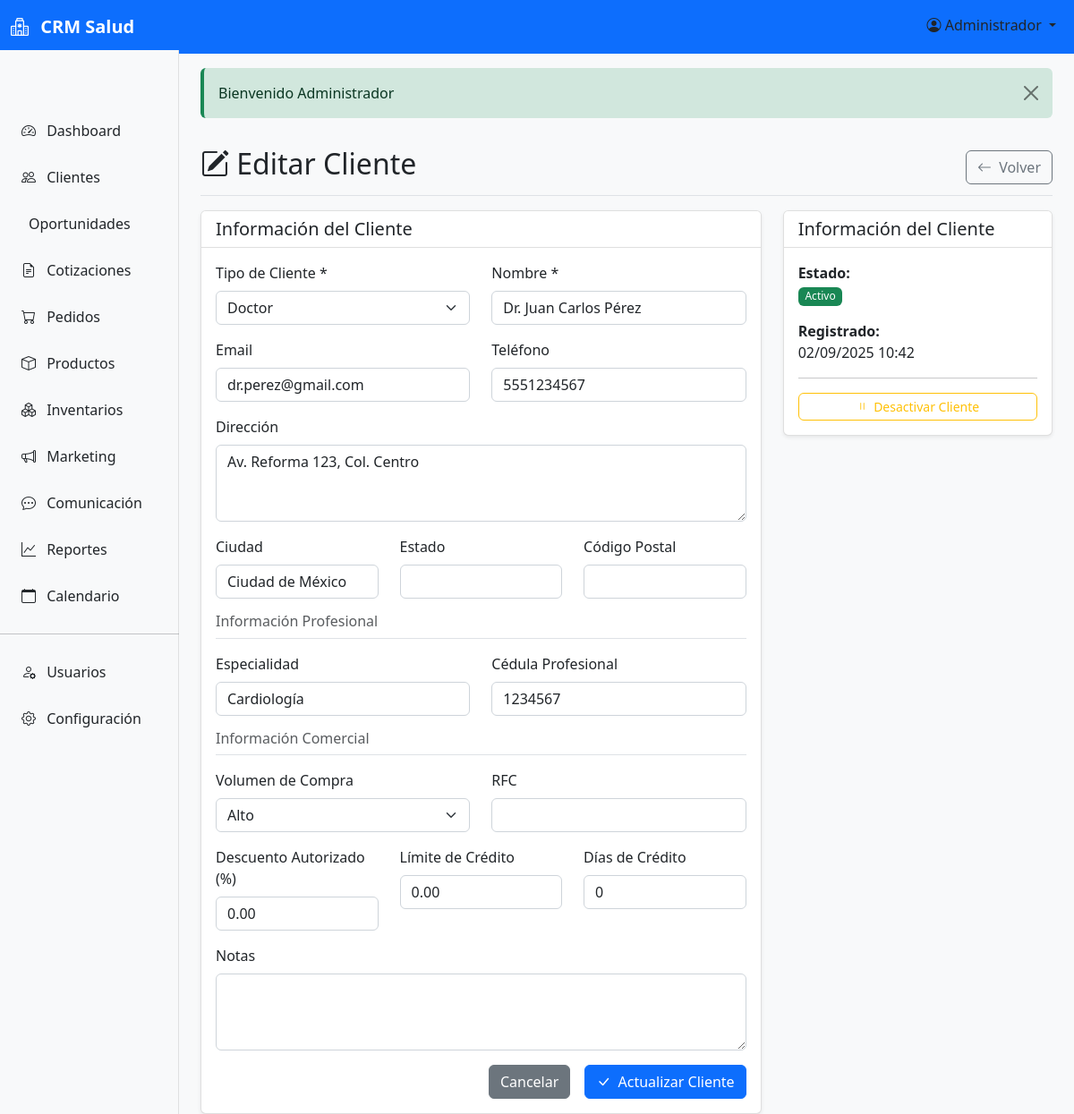
/clientes/edit/1 (signed in), run on the app's committed database.
### tables this page shows
CREATE TABLE `clientes` (
  `id` int(11) NOT NULL AUTO_INCREMENT,
  `tipo` enum('doctor','farmacia','hospital') NOT NULL,
  `nombre` varchar(150) NOT NULL,
  `email` varchar(100) NULL,
  `telefono` varchar(20) NULL,
  `direccion` text NULL,
  `ciudad` varchar(100) NULL,
  `estado` varchar(100) NULL,
  `codigo_postal` varchar(10) NULL,
  `especialidad` varchar(100) NULL,
  `cedula_profesional` varchar(50) NULL,
  `rfc` varchar(20) NULL,
  `volumen_compra` enum('bajo','medio','alto') DEFAULT 'medio',
  `descuento_autorizado` decimal(5,2) DEFAULT 0.00,
  `limite_credito` decimal(12,2) DEFAULT 0.00,
  `dias_credito` int(11) DEFAULT 0,
  `activo` tinyint(1) NOT NULL DEFAULT 1,
  `notas` text NULL,
  `created_at` timestamp NOT NULL DEFAULT current_timestamp(),
  `updated_at` timestamp NOT NULL DEFAULT current_timestamp() ON UPDATE current_timestamp(),
  PRIMARY KEY (`id`),
  KEY `tipo` (`tipo`),
  KEY `ciudad` (`ciudad`),
  KEY `especialidad` (`especialidad`)
);

### controllers/ClientesController.php (called while the page is built, shortened)
<?php
require_once 'core/BaseController.php';
class ClientesController extends BaseController {
    private $clienteModel;
    public function __construct() {
        $this->clienteModel = new Cliente();
    }
    public function edit($id) {
        $cliente = $this->clienteModel->find($id);
        $this->view('clientes/edit', [
            'title' => 'Editar Cliente',
            'cliente' => $cliente,
            'tiposCliente' => TIPOS_CLIENTE,
            'flashMessages' => $this->getFlashMessages()
        ]);
    }
}
?>

### core/Router.php (called while the page is built, shortened)
<?php
class Router {
    private $action = 'index';
    private $params = [];
    private function parseUrl() {
        $url = $_SERVER['REQUEST_URI'] ?? '/';
        $basePath = parse_url(BASE_URL, PHP_URL_PATH);
        if ($basePath && strpos($url, $basePath) === 0) {
            $url = substr($url, strlen($basePath));
        }
        $url = strtok($url, '?');
        $url = trim($url, '/');
        if (!empty($url)) {
            $urlParts = explode('/', $url);
            if (isset($urlParts[1])) {
                $this->action = $urlParts[1];
            }
            $this->params = array_slice($urlParts, 2);
        }
    }
    public function dispatch() {
        $controllerInstance = new $this->controller();
        call_user_func_array([$controllerInstance, $this->action], $this->params);
    }
}
?>

### index.php (called while the page is built, shortened)
<?php
require_once 'config/database.php';
$router = new Router();
$router->dispatch();
?>

### config/database.php (called while the page is built, shortened)
<?php
class Database {
    private static $instance = null;
    private $connection;
    private function __construct() {
        try {
            $dsn = "mysql:host=" . DB_HOST . ";dbname=" . DB_NAME . ";charset=" . DB_CHARSET;
            $this->connection = new PDO($dsn, DB_USER, DB_PASS, [
                PDO::ATTR_ERRMODE => PDO::ERRMODE_EXCEPTION,
                PDO::ATTR_DEFAULT_FETCH_MODE => PDO::FETCH_ASSOC,
                PDO::ATTR_EMULATE_PREPARES => false
            ]);
        } catch (PDOException $e) {
            error_log("Error de conexión a la base de datos: " . $e->getMessage());
            $this->connection = null;
        }
    }
    public static function getInstance() {
        if (self::$instance === null) {
            self::$instance = new self();
        }
        return self::$instance;
    }
    public function query($sql, $params = []) {
        try {
            $stmt = $this->connection->prepare($sql);
            $stmt->execute($params);
            return $stmt;
        } catch (PDOException $e) {
            error_log("Error en consulta: " . $e->getMessage());
            throw $e;
        }
    }
    public function fetchOne($sql, $params = []) {
        $stmt = $this->query($sql, $params);
        return $stmt->fetch();
    }
}
?>

### core/BaseModel.php (called while the page is built, shortened)
<?php
class BaseModel {
    protected $db;
    protected $table;
    public function __construct() {
        $this->db = Database::getInstance();
    }
    public function find($id) {
        $sql = "SELECT * FROM {$this->table} WHERE id = :id";
        return $this->db->fetchOne($sql, ['id' => $id]);
    }
}
?>

### views/clientes/edit.php (the view, shortened to what this page needs)
<div class="d-flex justify-content-between flex-wrap flex-md-nowrap align-items-center pt-3 pb-2 mb-3 border-bottom">
    <h1 class="h2"><i class="bi bi-pencil-square"></i> Editar Cliente</h1>
    <div class="btn-toolbar mb-2 mb-md-0">
        <a href="<?php echo $baseUrl; ?>clientes/view/<?php echo $cliente['id']; ?>" class="btn btn-outline-secondary">
            <i class="bi bi-arrow-left"></i> Volver
        </a>
    </div>
</div>
<div class="row">
    <div class="col-lg-8">
        <div class="card">
            <div class="card-header">
                <h5 class="card-title mb-0">Información del Cliente</h5>
            </div>
            <div class="card-body">
                <form method="POST" action="<?php echo $baseUrl; ?>clientes/edit/<?php echo $cliente['id']; ?>">
                    <div class="row">
                        <div class="col-md-6">
                            <div class="mb-3">
                                <label for="tipo" class="form-label">Tipo de Cliente *</label>
                                <select class="form-select" id="tipo" name="tipo" required>
                                    <?php foreach ($tiposCliente as $key => $label): ?>
                                    <option value="<?php echo $key; ?>" <?php echo $cliente['tipo'] === $key ? 'selected' : ''; ?>>
                                        <?php echo $label; ?>
                                    </option>
                                    <?php endforeach; ?>
                                </select>
                            </div>
                        </div>
                        <div class="col-md-6">
                            <div class="mb-3">
                                <label for="nombre" class="form-label">Nombre *</label>
                                <input type="text" class="form-control" id="nombre" name="nombre"
                                       value="<?php echo htmlspecialchars($cliente['nombre']); ?>" required>
                            </div>
                        </div>
                    </div>
                    <div class="row">
                        <div class="col-md-6">
                            <div class="mb-3">
                                <label for="email" class="form-label">Email</label>
                                <input type="email" class="form-control" id="email" name="email"
                                       value="<?php echo htmlspecialchars($cliente['email'] ?? ''); ?>">
                            </div>
                        </div>
                        <div class="col-md-6">
                            <div class="mb-3">
                                <label for="telefono" class="form-label">Teléfono</label>
                                <input type="tel" class="form-control" id="telefono" name="telefono"
                                       value="<?php echo htmlspecialchars($cliente['telefono'] ?? ''); ?>">
                            </div>
                        </div>
                    </div>
                    <div class="mb-3">
                        <label for="direccion" class="form-label">Dirección</label>
                        <textarea class="form-control" id="direccion" name="direccion" rows="3"><?php echo htmlspecialchars($cliente['direccion'] ?? ''); ?></textarea>
                    </div>
                    <div class="row">
                        <div class="col-md-4">
                            <div class="mb-3">
                                <label for="ciudad" class="form-label">Ciudad</label>
                                <input type="text" class="form-control" id="ciudad" name="ciudad"
                                       value="<?php echo htmlspecialchars($cliente['ciudad'] ?? ''); ?>">
                            </div>
                        </div>
                        <div class="col-md-4">
                            <div class="mb-3">
                                <label for="estado" class="form-label">Estado</label>
                                <input type="text" class="form-control" id="estado" name="estado"
                                       value="<?php echo htmlspecialchars($cliente['estado'] ?? ''); ?>">
                            </div>
                        </div>
                        <div class="col-md-4">
                            <div class="mb-3">
                                <label for="codigo_postal" class="form-label">Código Postal</label>
                                <input type="text" class="form-control" id="codigo_postal" name="codigo_postal"
                                       value="<?php echo htmlspecialchars($cliente['codigo_postal'] ?? ''); ?>">
                            </div>
                        </div>
                    </div>
                    <div id="campos-doctor" style="display: <?php echo $cliente['tipo'] === 'doctor' ? 'block' : 'none'; ?>;">
                        <h6 class="text-muted border-bottom pb-2 mb-3">Información Profesional</h6>
                        <div class="row">
                            <div class="col-md-6">
                                <div class="mb-3">
                                    <label for="especialidad" class="form-label">Especialidad</label>
                                    <input type="text" class="form-control" id="especialidad" name="especialidad"
                                           value="<?php echo htmlspecialchars($cliente['especialidad'] ?? ''); ?>">
                                </div>
                            </div>
                            <div class="col-md-6">
                                <div class="mb-3">
                                    <label for="cedula_profesional" class="form-label">Cédula Profesional</label>
                                    <input type="text" class="form-control" id="cedula_profesional" name="cedula_profesional"
                                           value="<?php echo htmlspecialchars($cliente['cedula_profesional'] ?? ''); ?>">
                                </div>
                            </div>
                        </div>
                    </div>
                    <h6 class="text-muted border-bottom pb-2 mb-3">Información Comercial</h6>
                    <div class="row">
                        <div class="col-md-6">
                            <div class="mb-3">
                                <label for="volumen_compra" class="form-label">Volumen de Compra</label>
                                <select class="form-select" id="volumen_compra" name="volumen_compra">
                                    <option value="alto" <?php echo $cliente['volumen_compra'] === 'alto' ? 'selected' : ''; ?>>Alto</option>
                                </select>
                            </div>
                        </div>
                        <div class="col-md-6">
                            <div class="mb-3">
                                <label for="rfc" class="form-label">RFC</label>
                                <input type="text" class="form-control" id="rfc" name="rfc"
                                       value="<?php echo htmlspecialchars($cliente['rfc'] ?? ''); ?>">
                            </div>
                        </div>
                    </div>
                    <div class="row">
                        <div class="col-md-4">
                            <div class="mb-3">
                                <label for="descuento_autorizado" class="form-label">Descuento Autorizado (%)</label>
                                <input type="number" class="form-control" id="descuento_autorizado" name="descuento_autorizado"
                                       min="0" max="100" step="0.01"
                                       value="<?php echo $cliente['descuento_autorizado'] ?? 0; ?>">
                            </div>
                        </div>
                        <div class="col-md-4">
                            <div class="mb-3">
                                <label for="limite_credito" class="form-label">Límite de Crédito</label>
                                <input type="number" class="form-control" id="limite_credito" name="limite_credito"
                                       min="0" step="0.01"
                                       value="<?php echo $cliente['limite_credito'] ?? 0; ?>">
                            </div>
                        </div>
                        <div class="col-md-4">
                            <div class="mb-3">
                                <label for="dias_credito" class="form-label">Días de Crédito</label>
                                <input type="number" class="form-control" id="dias_credito" name="dias_credito"
                                       min="0" value="<?php echo $cliente['dias_credito'] ?? 0; ?>">
                            </div>
                        </div>
                    </div>
                    <div class="mb-3">
                        <label for="notas" class="form-label">Notas</label>
                        <textarea class="form-control" id="notas" name="notas" rows="3"><?php echo htmlspecialchars($cliente['notas'] ?? ''); ?></textarea>
                    </div>
                    <div class="d-grid gap-2 d-md-flex justify-content-md-end">
                        <a href="<?php echo $baseUrl; ?>clientes/view/<?php echo $cliente['id']; ?>" class="btn btn-secondary me-md-2">Cancelar</a>
                        <button type="submit" class="btn btn-primary">
                            <i class="bi bi-check-lg"></i> Actualizar Cliente
                        </button>
                    </div>
                </form>
            </div>
        </div>
    </div>
    <div class="col-lg-4">
        <div class="card">
            <div class="card-header">
                <h5 class="card-title mb-0">Información del Cliente</h5>
            </div>
            <div class="card-body">
                <div class="mb-3">
                    <strong>Estado:</strong><br>
                    <span class="badge <?php echo $cliente['activo'] ? 'bg-success' : 'bg-danger'; ?>">
                        <?php echo $cliente['activo'] ? 'Activo' : 'Inactivo'; ?>
                    </span>
                </div>
                <div class="mb-3">
                    <strong>Registrado:</strong><br>
                    <?php echo date('d/m/Y H:i', strtotime($cliente['created_at'])); ?>
                </div>
                <hr>
                <div class="d-grid gap-2">
                    <form method="POST" action="<?php echo $baseUrl; ?>clientes/cambiarEstatus/<?php echo $cliente['id']; ?>">
                        <button type="submit" class="btn btn-outline-<?php echo $cliente['activo'] ? 'warning' : 'success'; ?> btn-sm w-100"
                                onclick="return confirm('¿Estás seguro de <?php echo $cliente['activo'] ? 'desactivar' : 'activar'; ?> este cliente?')">
                            <i class="bi bi-<?php echo $cliente['activo'] ? 'pause' : 'play'; ?>"></i>
                            <?php echo $cliente['activo'] ? 'Desactivar Cliente' : 'Activar Cliente'; ?>
                        </button>
                    </form>
                </div>
            </div>
        </div>
    </div>
</div>

### data on the page
clientes: tipo "Doctor", nombre "Dr. Juan Carlos Pérez", email "dr.perez@gmail.com", telefono "5551234567", direccion "Av. Reforma 123, Col. Centro", ciudad "Ciudad de México", especialidad "Cardiología", cedula_profesional "1234567", volumen_compra "Alto", descuento_autorizado "0.00", limite_credito "0.00", dias_credito "0", created_at "02/09/2025 10:42"

### other printed values
$currentUser['nombre'] "Administrador"
$flash['message'] "Bienvenido Administrador"
